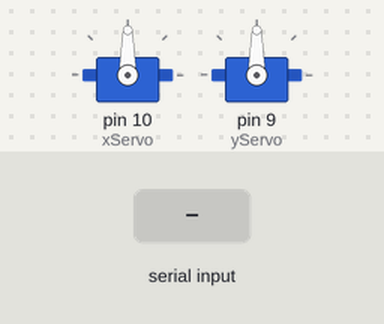
The sketch below on a simulated Arduino Uno, built with avr-gcc and run on an emulated ATmega328P. Shown: 2 × servo. Inputs (shaded band) come from the test bench. What the sketch prints to the serial monitor is not drawn.

Above: at 1.2 s.
1.3 s: "P90\n" received over Serial
At 2.19 s:
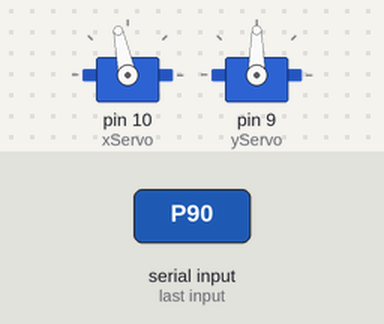
At 3.63 s:
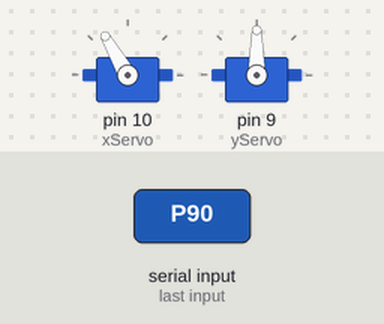
4.3 s: "right\n" received over Serial
At 5.78 s:
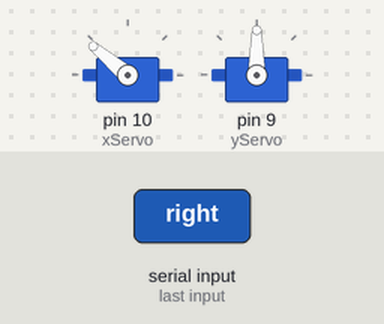
7.3 s: "P,45\n" received over Serial
10.3 s: "down\n" received over Serial
Timing chart, 0 to 20.3 s (numbered marks = the images above; inputs shaded):
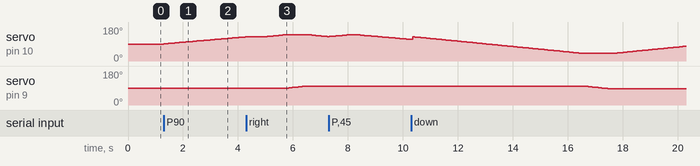

The sketch:

object_tracking_system.ino
```cpp
#include <Servo.h>

Servo xServo, yServo;

int xpos = 90, ypos = 90;  // 초기 서보 위치
const int x_center = 320, y_center = 240;  // 화면 중앙 좌표
const int deadzone = 30;  // 서보가 멈추는 영역의 반지름

String inputString = "";         // 입력 문자열을 저장할 변수
bool stringComplete = false;     // 문자열이 완전히 수신되었는지 표시

bool patrol_mode = false;  // Patrol 모드 상태를 저장하는 변수
int patrol_x = 90, patrol_y = 90;  // Patrol 모드에서의 서보 위치
String direction = "right";  // Patrol 모드에서의 이동 방향

unsigned long lastValidInputTime = 0; // 마지막으로 유효한 입력을 받은 시간
bool searching = false;  // 서보가 탐색 모드인지 여부를 저장하는 플래그

int search_x = 90, search_y = 90;  // 탐색 모드에서의 서보 위치
String search_direction = "right";  // 탐색 모드에서의 이동 방향

void setup() {
  Serial.begin(9600);
  xServo.attach(10);
  yServo.attach(9);
  xServo.write(xpos);
  yServo.write(ypos);
  inputString.reserve(50);      // 입력 문자열을 위한 메모리 예약
  lastValidInputTime = millis(); // 마지막 유효 입력 시간 초기화
}

void loop() {
  // 직렬 데이터 수신 및 처리
  while (Serial.available()) {
    char inChar = (char)Serial.read();
    inputString += inChar;
    if (inChar == '\n') {
      stringComplete = true;
      break;
    }
  }

  if (stringComplete) {
    processInput(inputString);
    inputString = "";
    stringComplete = false;
  }

  // Patrol 모드일 경우 움직임 수행
  if (patrol_mode) {
    patrol_move();
  } else {
    // Patrol 모드가 아닐 경우, 탐색 모드 여부 확인
    if (millis() - lastValidInputTime > 5000) {
      // 5초 이상 유효한 입력이 없을 경우 탐색 모드로 전환
      if (!searching) {
        // 탐색 모드 초기화
        searching = true;
        search_x = xServo.read();
        search_y = yServo.read();
        search_direction = "right";
        Serial.println("탐색 모드 시작");
      }
      // 탐색 움직임 수행
      search_move();
    } else {
      if (searching) {
        Serial.println("탐색 모드 종료, 트래킹 모드로 복귀");
      }
      searching = false;  // 유효한 입력이 있으면 탐색 모드 종료
    }
  }
}

void processInput(String data) {
  data.trim();  // 앞뒤 공백 제거

  static bool prev_patrol_mode = false;  // 이전 모드 상태 저장

  if (data.length() > 0) {
    char mode = data.charAt(0);  // 첫 번째 문자는 모드 표시
    patrol_mode = (mode == 'P'); // 모드에 따라 patrol_mode 설정

    // 모드 변경 여부 확인
    if (patrol_mode != prev_patrol_mode) {
      // 모드가 변경된 경우
      if (patrol_mode) {
        // Patrol 모드로 전환 시
        patrol_x = xServo.read();
        patrol_y = yServo.read();
        direction = "right";  // 방향 초기화
        Serial.println("Patrol 모드로 전환");
      } else {
        // Tracking 모드로 전환 시
        xpos = xServo.read();
        ypos = yServo.read();
        Serial.println("Tracking 모드로 전환");
      }
      // 이전 모드 상태 업데이트
      prev_patrol_mode = patrol_mode;
    }

    data = data.substring(1);  // 모드 문자를 제거하여 나머지 데이터 파싱

    int xIndex = data.indexOf('X');
    int yIndex = data.indexOf('Y');
    int mIndex = data.indexOf('M');

    if (xIndex != -1 && yIndex != -1 && mIndex != -1) {
      int x_mid = data.substring(xIndex + 1, yIndex).toInt();
      int y_mid = data.substring(yIndex + 1, mIndex).toInt();
      int move_amount = data.substring(mIndex + 1).toInt();

      // 디버깅 출력
      Serial.print("Mode: ");
      Serial.print(patrol_mode ? "P" : "T");
      Serial.print(", X: ");
      Serial.print(x_mid);
      Serial.print(", Y: ");
      Serial.print(y_mid);
      Serial.print(", Move: ");
      Serial.println(move_amount);

      // x_mid와 y_mid가 -1이 아닌 경우에만 lastValidInputTime 업데이트
      if (x_mid != -1 && y_mid != -1 && move_amount != 0) {
        // 유효한 입력을 받은 경우, 마지막 유효 입력 시간 업데이트
        lastValidInputTime = millis();
        searching = false;  // 탐색 모드 종료
        // 탐색 모드의 서보 위치 동기화
        search_x = xServo.read();
        search_y = yServo.read();

        if (!patrol_mode) {
          // 트래킹 동작 수행
          tracking_move(x_mid, y_mid, move_amount);
        }
      }
      // x_mid와 y_mid가 -1인 경우(객체가 감지되지 않은 경우), lastValidInputTime을 업데이트하지 않음
    }
  }
}

void tracking_move(int x_mid, int y_mid, int move_amount) {
  // move_amount가 0일 때도 탐색 모드로 전환을 위한 처리
  if (move_amount >= 0) {
    // X 좌표에 따른 Pan 서보 제어
    if (x_mid > x_center + deadzone)
      xpos += move_amount;
    else if (x_mid < x_center - deadzone)
      xpos -= move_amount;

    // Y 좌표에 따른 Tilt 서보 제어
    if (y_mid > y_center + deadzone)
      ypos += move_amount;
    else if (y_mid < y_center - deadzone)  // y_center로 수정
      ypos -= move_amount;

    // 서보 각도 제한
    xpos = constrain(xpos, 20, 160);
    ypos = constrain(ypos, 20, 160);

    // 서보 모터 이동
    xServo.write(xpos);
    yServo.write(ypos);
  }
}

void patrol_move() {
  // Patrol 모드에서 서보 모터가 사각형을 그리며 움직임
  if (direction == "right") {
    patrol_x += 1;
    if (patrol_x >= 140) {
      patrol_x = 140;
      direction = "down";
    }
  } else if (direction == "down") {
    patrol_y += 1;
    if (patrol_y >= 100) {  // Y값 상한을 100으로 변경
      patrol_y = 100;
      direction = "left";
    }
  } else if (direction == "left") {
    patrol_x -= 1;
    if (patrol_x <= 40) {
      patrol_x = 40;
      direction = "up";
    }
  } else if (direction == "up") {
    patrol_y -= 1;
    if (patrol_y <= 80) {  // Y값 하한을 80으로 변경
      patrol_y = 80;
      direction = "right";
    }
  }

  // 서보 모터 이동
  xServo.write(patrol_x);
  yServo.write(patrol_y);

  delay(80);  // 움직임 속도 조절을 위한 지연
}

void search_move() {
  // 탐색 모드에서 서보 모터가 사각형을 그리며 움직임
  if (search_direction == "right") {
    search_x += 1;
    if (search_x >= 140) {
      search_x = 140;
      search_direction = "down";
    }
  } else if (search_direction == "down") {
    search_y += 1;
    if (search_y >= 100) {  // Y값 상한을 100으로 변경
      search_y = 100;
      search_direction = "left";
    }
  } else if (search_direction == "left") {
    search_x -= 1;
    if (search_x <= 40) {
      search_x = 40;
      search_direction = "up";
    }
  } else if (search_direction == "up") {
    search_y -= 1;
    if (search_y <= 85) {  // Y값 하한을 80으로 변경
      search_y = 85;
      search_direction = "right";
    }
  }

  // 서보 모터 이동
  xServo.write(search_x);
  yServo.write(search_y);

  delay(70);  // 움직임 속도 조절을 위한 지연
}
```

Measured:
- after the input at 1.3 s, servo on pin 10 (xServo): moves from 90° to 128° over 3.0 s, starting at once
